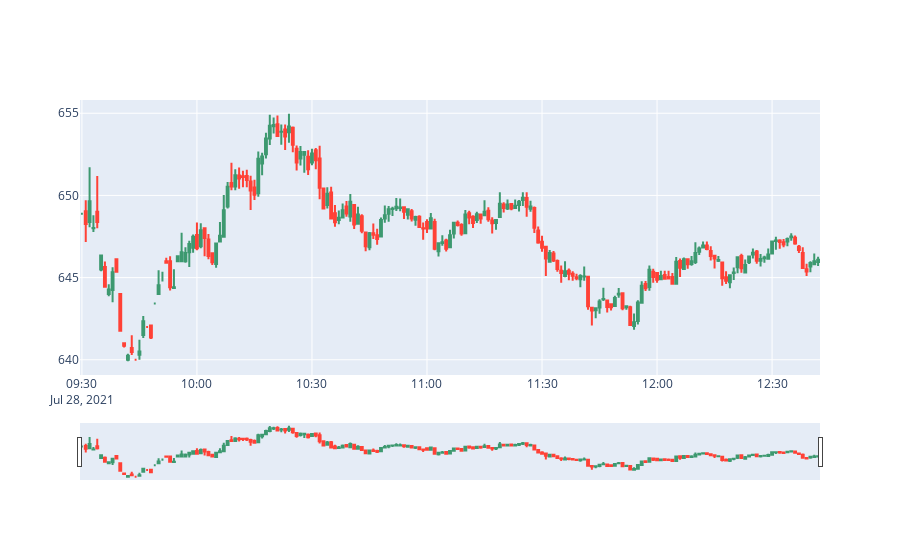
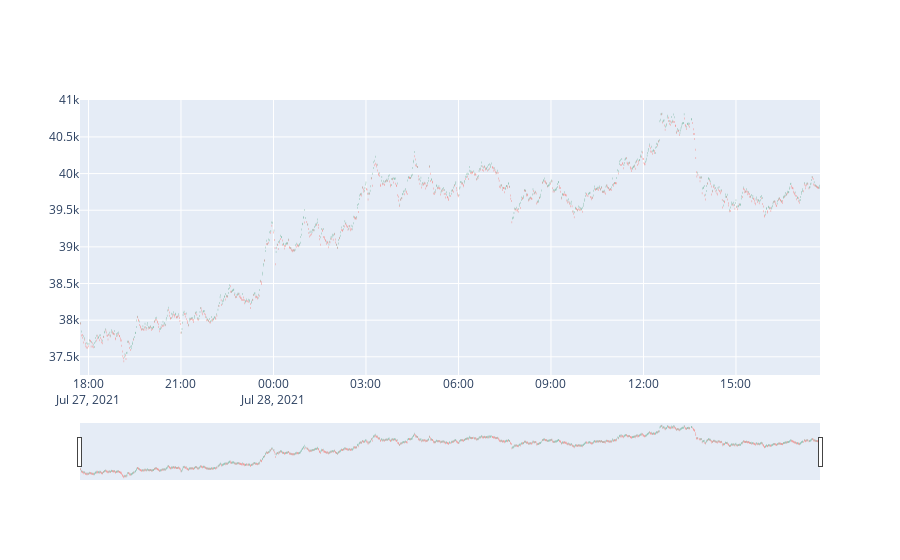

Notebook code for these charts, in order:
### Code cell
tesla = yf.Ticker('TSLA')

print(tesla.ticker)

teslaData = typeStock(tesla)

newtesla = teslaData.reset_index()
newtesla.head()

for i in ['Open', 'High', 'Close', 'Low']: 
      newtesla[i]  =  newtesla[i].astype('float64')
        
teslafig = go.Figure(data=[go.Candlestick(x=newtesla['Datetime'], open=newtesla['Open'],high=newtesla['High'],low=newtesla['Low'], close=newtesla['Close'])])
teslafig.show()

newcrypto = cryptoData.reset_index()
newcrypto.head()

for i in ['Open', 'High', 'Close', 'Low']: 
      newcrypto[i]  =  newcrypto[i].astype('float64')
        
bitcoinfig = go.Figure(data=[go.Candlestick(x=newcrypto['Datetime'], open=newcrypto['Open'],high=newcrypto['High'],low=newcrypto['Low'], close=newcrypto['Close'])], )
bitcoinfig.show()

### Figure 1 — Plotly figure (JSON) as saved in the notebook; plotly's stock layout.template omitted (floating-point values rounded to 4 significant figures; data arrays with more than 128 entries replaced by an {"elided": "..."} marker saying what was removed)
{"data": [{"close": {"elided": "193 float values"}, "high": {"elided": "193 float values"}, "low": {"elided": "193 float values"}, "open": {"elided": "193 float values"}, "type": "candlestick", "x": {"elided": "193 str values"}}], "layout": {}}

### Figure 2 — Plotly figure (JSON) as saved in the notebook; plotly's stock layout.template omitted (floating-point values rounded to 4 significant figures; data arrays with more than 128 entries replaced by an {"elided": "..."} marker saying what was removed)
{"data": [{"close": {"elided": "1421 float values"}, "high": {"elided": "1421 float values"}, "low": {"elided": "1421 float values"}, "open": {"elided": "1421 float values"}, "type": "candlestick", "x": {"elided": "1421 str values"}}], "layout": {}}
